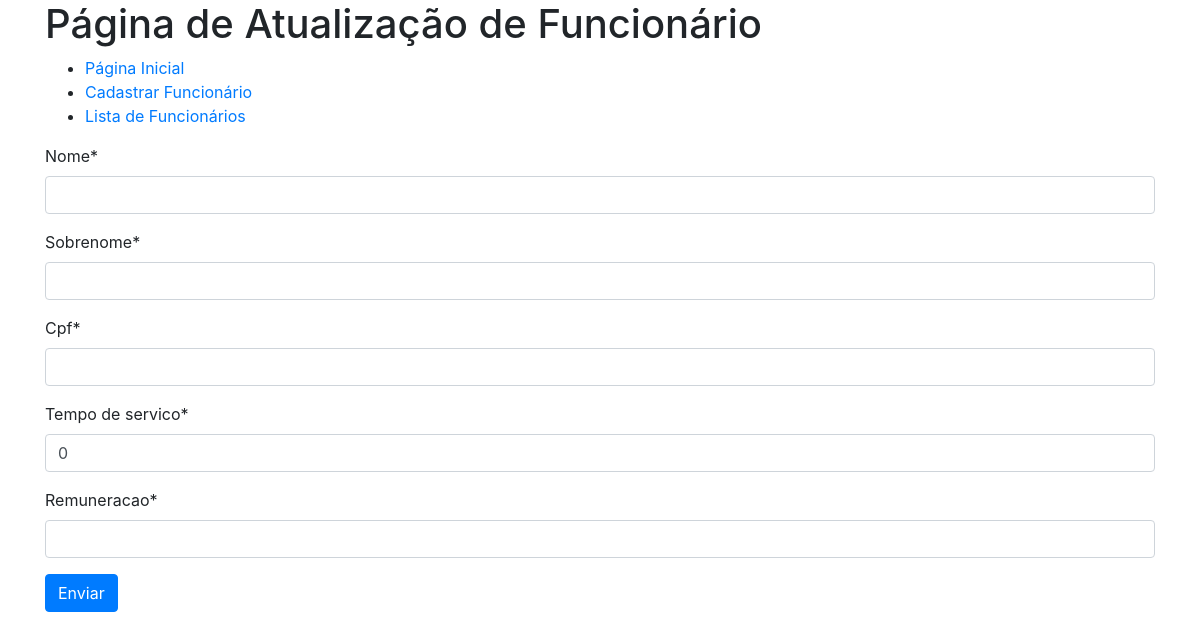
The page /funcionario/2 on the database as committed earlier.
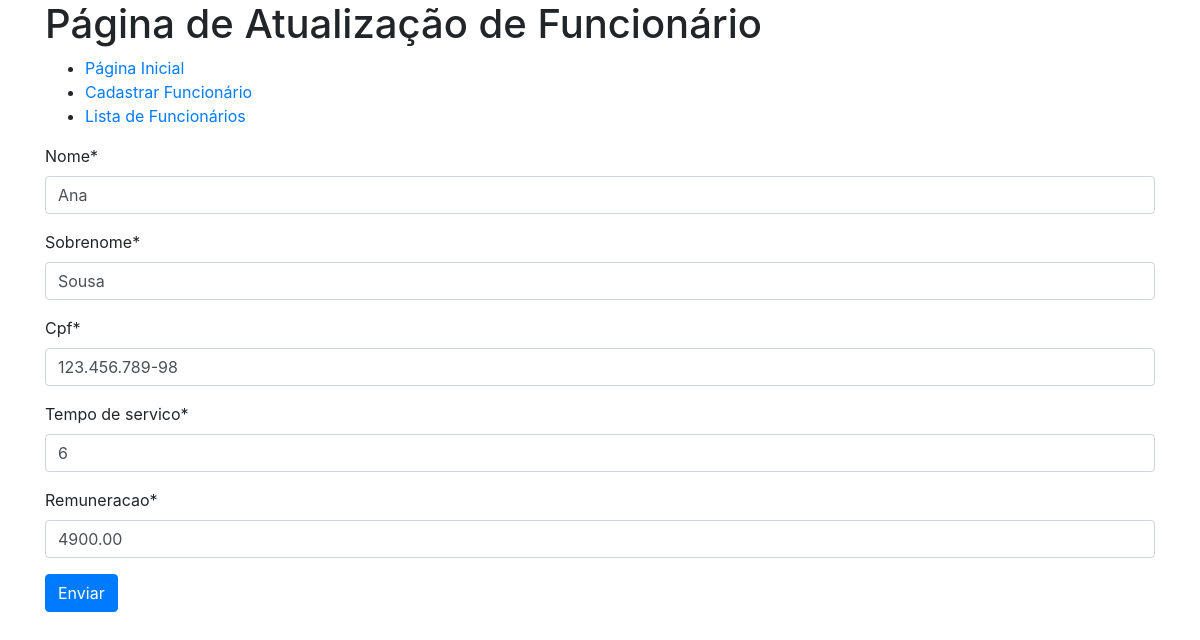
The same page on the database as committed later.
### helloworld/models.py (models this page shows)
class Funcionario(models.Model):
    nome = models.CharField(
        max_length=255,
        null=False,
        blank=False
    )
    sobrenome = models.CharField(
        max_length=255,
        null=False,
        blank=False
    )
    cpf = models.CharField(
        max_length=14,
        null=False,
        blank=False
    )
    tempo_de_servico = models.IntegerField(
        default=0,
        null=False,
        blank=False
    )
    remuneracao = models.DecimalField(
        max_digits=8,
        decimal_places=2,
        null=False,
        blank=False
    )
    objetos = models.Manager()

### website/views.py (the view)
# urls.py: path('funcionario/<pk>', FuncionarioUpdateView.as_view(),name="atualiza_funcionario"),
class FuncionarioUpdateView(UpdateView):
    template_name="website/atualiza.html"
    model = Funcionario
    fields = '__all__'
    context_object_name = 'funcionario'
    success_url = reverse_lazy("website:lista_funcionarios")
    def get_object(self,queryset=None):
        funcionario = None
        pk = self.kwargs.get(self.pk_url_kwarg)
        slug = self.kwargs.get(self.slug_url_kwarg)
        if pk is not None:
            funcionario = Funcionario.objetos.filter(pk=pk).first()
        elif slug is not None:
            campo_slug = self.get_slug_field()
            funcionario = Funcionario.objetos.filter(**{campo_slug:slug}).first()
        return funcionario

### website/templates/website/atualiza.html (shortened to what this page needs)
<!DOCTYPE html>
{% load crispy_forms_tags %}
<html lang="en">
<head>
    <link rel="stylesheet" href="https://stackpath.bootstrapcdn.com/bootstrap/4.1.3/css/bootstrap.min.css">
</head>
<body>
    <header class="container">
        <h1>Página de Atualização de Funcionário</h1>
        <ul>
            <li><a href="{% url 'website:index' %}">Página Inicial</a></li>
            <li><a href="{% url 'website:cadastra_funcionario' %}">Cadastrar Funcionário</a></li>
            <li><a href="{% url 'website:lista_funcionarios' %}">Lista de Funcionários</a></li>
        </ul>
    </header>
    <main class="container">
        <form method="post">
            {{ form|crispy}}
            <button class="btn btn-primary">Enviar</button>
        </form>
    </main>
</body>
</html>

Rows that differ between the two databases and show on the page:
added Funcionario: nome "Ana", sobrenome "Sousa", cpf "123.456.789-98", tempo_de_servico "6", remuneracao "4900.00"
Other text that changed with them:
form field tempo_de_servico: "0" → (not shown)
